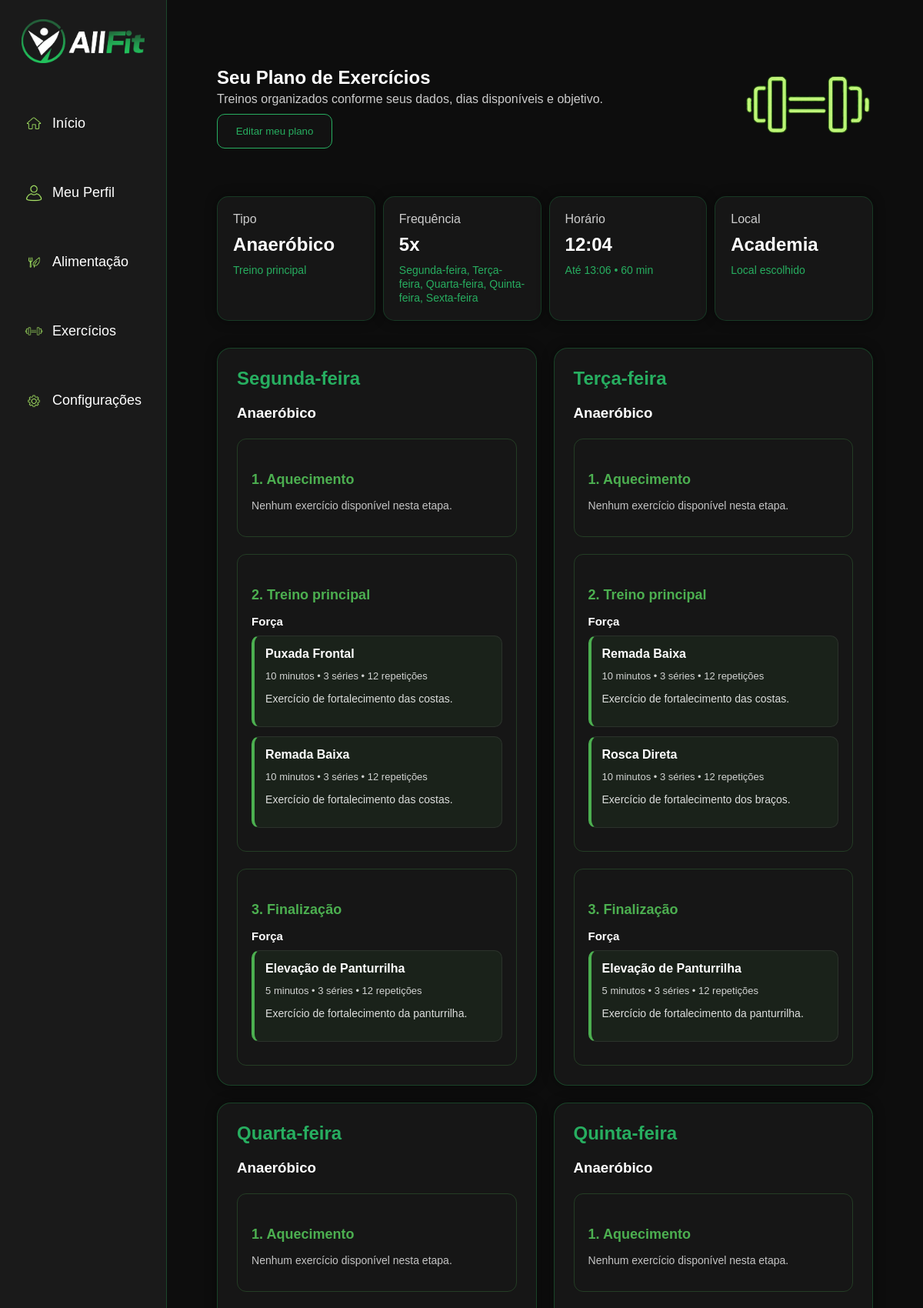
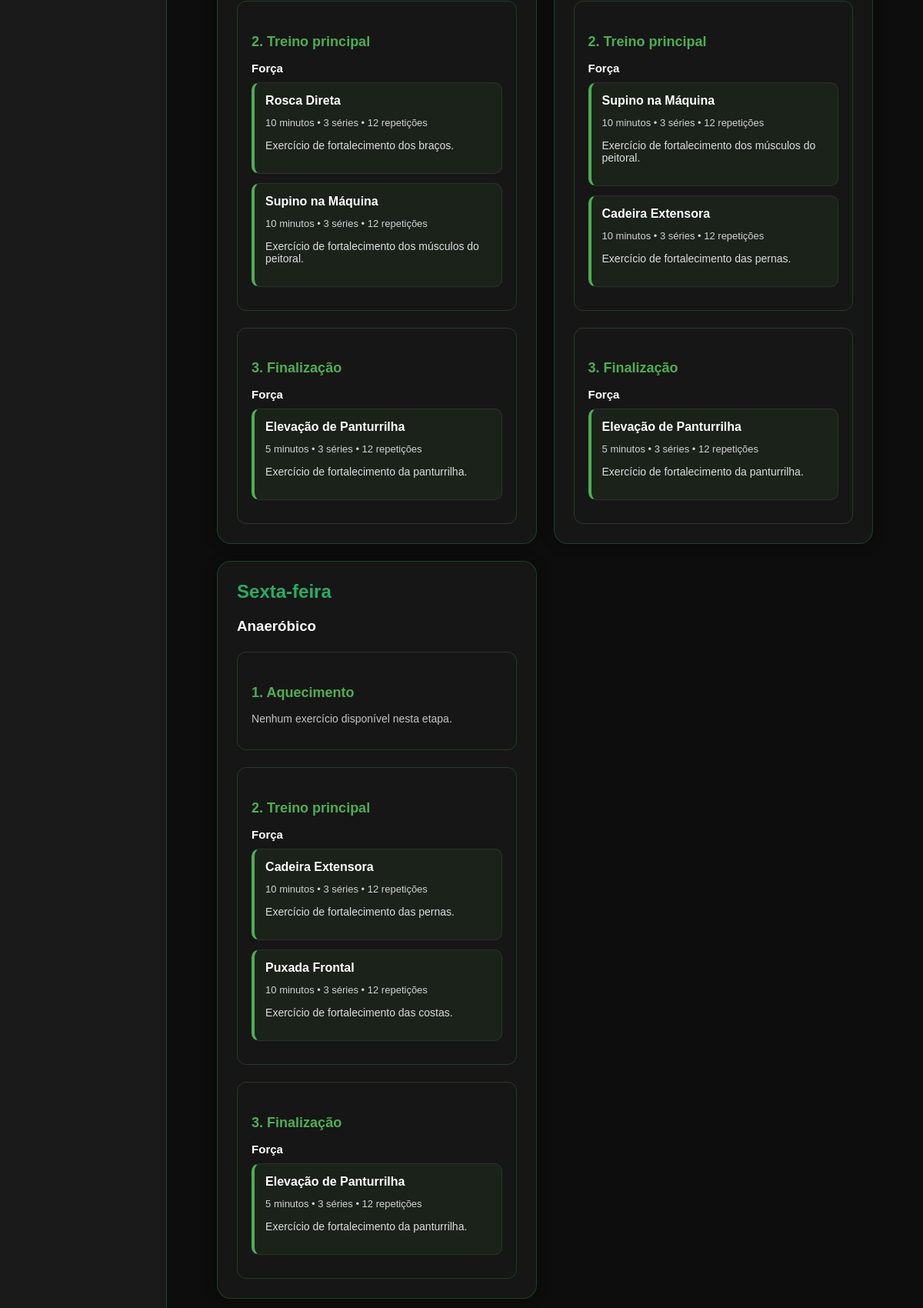
The app's page /rotina_exercicios.php (signed in, upper part) with its own data (2 pictures, top to bottom).
### tables this page shows
CREATE TABLE IF NOT EXISTS `treinos` (
  `id_treino` int(11) NOT NULL AUTO_INCREMENT,
  `id_usuario` int(11) NOT NULL,
  `tipo_exercicio` varchar(30) NOT NULL,
  `horario_inicio` time NOT NULL,
  `horario_fim` time NOT NULL,
  `duracao` int(11) NOT NULL,
  `local` varchar(30) NOT NULL,
  `dias_treino` varchar(100) NOT NULL,
  `dias_total` int(11) NOT NULL,
  PRIMARY KEY (`id_treino`)
);

CREATE TABLE IF NOT EXISTS `exercicios` (
  `id_exercicio` int(11) NOT NULL AUTO_INCREMENT,
  `nome` varchar(100) NOT NULL,
  `descricao` text,
  `categoria` varchar(50) NOT NULL,
  `tipo_exercicio` varchar(30) NOT NULL,
  `local` varchar(30) NOT NULL,
  `duracao_minutos` int(11) DEFAULT NULL,
  `series` int(11) DEFAULT NULL,
  `repeticoes` int(11) DEFAULT NULL,
  `etapa_treino` varchar(30) NOT NULL DEFAULT 'principal',
  PRIMARY KEY (`id_exercicio`)
);

### rotina_exercicios.php (the view, shortened to what the rows shown need)
<?php
$id_usuario = intval($_SESSION["id_usuario"]);
$sqlTreino = mysql_query("
    SELECT *
    FROM treinos
    WHERE id_usuario = '$id_usuario'
    ORDER BY id_treino DESC
    LIMIT 1
");
$temTreino = false;
if (mysql_num_rows($sqlTreino) > 0) {
    $treino = mysql_fetch_assoc($sqlTreino);
    $tipo = $treino["tipo_exercicio"];
    $horarioInicio = $treino["horario_inicio"];
    $horarioFim = $treino["horario_fim"];
    $duracao = $treino["duracao"];
    $local = $treino["local"];
    $diasTreino = $treino["dias_treino"];
    $temTreino = true;
}
$dias = array();
if ($temTreino && $diasTreino != "") {
    $dias = explode(", ", $diasTreino);
}
$nomesDias = array(
    "segunda" => "Segunda-feira",
    "terca" => "Terça-feira",
    "quarta" => "Quarta-feira",
    "quinta" => "Quinta-feira",
    "sexta" => "Sexta-feira"
);
$nomesLocal = array(
    "casa" => "Em casa",
    "academia" => "Academia",
    "ar_livre" => "Ao ar livre"
);
$etapasTreino = array(
    "aquecimento" => "Aquecimento",
    "principal" => "Treino principal",
    "finalizacao" => "Finalização"
);
$iconesEtapas = array(
    "aquecimento" => "1",
    "principal" => "2",
    "finalizacao" => "3"
);
$exerciciosPorEtapa = array(
    "aquecimento" => array(),
    "principal" => array(),
    "finalizacao" => array()
);
if ($temTreino) {
    $tipoSQL = mysql_real_escape_string($tipo);
    $localSQL = mysql_real_escape_string($local);
    $filtroDificuldades = "";
    $sqlExercicios = mysql_query("
        SELECT *
        FROM exercicios e
        WHERE e.tipo_exercicio = '$tipoSQL'
        AND (
            e.local = '$localSQL'
            OR e.local = 'todos'
        )
        $filtroDificuldades
        ORDER BY e.etapa_treino, e.categoria, e.nome
    ");
    while ($exercicio = mysql_fetch_assoc($sqlExercicios)) {
        $etapa = $exercicio["etapa_treino"];
        $categoria = $exercicio["categoria"];
        if (!isset($exerciciosPorEtapa[$etapa][$categoria])) {
            $exerciciosPorEtapa[$etapa][$categoria] = array();
        }
        $exerciciosPorEtapa[$etapa][$categoria][] = $exercicio;
    }
}
$temExercicios = false;
foreach ($exerciciosPorEtapa as $categorias) {
    if (!empty($categorias)) {
        $temExercicios = true;
        break;
    }
}
?>
<!DOCTYPE html>
<html lang="pt-br">
<head>
    <link rel="stylesheet" href="Base_Style.css">
    <link rel="stylesheet" href="dashboardStyle.css">
</head>
<body>
<section class="dashboard">
    <div class="page-container">
        <main class="conteudo-dash">
            <div class="topo-dash">
                <div>
                    <div class="texto-topo">
                        <h1>Seu Plano de Exercícios</h1>
                    </div>
                </div>
            </div>
            <?php if (!$temTreino) { ?>
                <section class="resumo-exercicio">
                    <div class="dash-card">
                        <p>Tipo</p>
                        <h2>Não definido</h2>
                        <span>Sem rotina</span>
                    </div>
                    <div class="dash-card">
                        <p>Frequência</p>
                        <h2>--</h2>
                        <span>Sem rotina</span>
                    </div>
                    <div class="dash-card">
                        <p>Horário</p>
                        <h2>--</h2>
                        <span>Sem rotina</span>
                    </div>
                    <div class="dash-card">
                        <p>Local</p>
                        <h2>--</h2>
                        <span>Sem rotina</span>
                    </div>
                </section>
                <section class="area-treino">
                    <div
                        class="treino-card"
                        style="grid-column:1/-1;text-align:center;"
                    >
                        <h2>
                            Nenhum plano de exercícios cadastrado
                        </h2>
                        <p>
                            Crie sua rotina para receber
                            exercícios personalizados.
                        </p>
                        <br>
                        <a href="exercicio.php" class="primary-button">
                            Criar plano
                        </a>
                    </div>
                </section>
                <section class="orientacoes-treino">
                    <h2>Orientações do plano</h2>
                    <div class="orientacoes-grid">
                        <span>Nenhuma orientação disponível.</span>
                    </div>
                </section>
            <?php } else { ?>
                <section class="resumo-exercicio">
                    <div class="dash-card">
                        <p>Tipo</p>
                        <h2>
                            <?php echo htmlspecialchars($tipo); ?>
                        </h2>
                        <span>Treino principal</span>
                    </div>
                    <div class="dash-card">
                        <p>Frequência</p>
                        <h2>
                            <?php echo count($dias); ?>x
                        </h2>
                        <span>
                            <?php
                            $diasFormatados = array();
                            foreach ($dias as $dia) {
                                if (isset($nomesDias[$dia])) {
                                    $diasFormatados[] = $nomesDias[$dia];
                                }
                            }
                            echo htmlspecialchars(
                                implode(", ", $diasFormatados)
                            );
                            ?>
                        </span>
                    </div>
                    <div class="dash-card">
                        <p>Horário</p>
                        <h2>
                            <?php echo htmlspecialchars(substr($horarioInicio, 0, 5)); ?>
                        </h2>
                        <span>
                            Até
                            <?php echo htmlspecialchars(substr($horarioFim, 0, 5)); ?>
                            •
                            <?php echo htmlspecialchars($duracao); ?> min
                        </span>
                    </div>
                    <div class="dash-card">
                        <p>Local</p>
                        <h2>
                            <?php
                            if (isset($nomesLocal[$local])) {
                                echo $nomesLocal[$local];
                            } else {
                                echo htmlspecialchars($local);
                            }
                            ?>
                        </h2>
                        <span>Local escolhido</span>
                    </div>
                </section>
                <section class="area-treino">
                    <?php $indiceDia = 0; ?>
                    <?php foreach ($dias as $dia) { ?>
                        <div class="treino-card">
                            <h2>
                                <?php
                                if (isset($nomesDias[$dia])) {
                                    echo $nomesDias[$dia];
                                } else {
                                    echo htmlspecialchars($dia);
                                }
                                ?>
                            </h2>
                            <h3>
                                <?php echo htmlspecialchars($tipo); ?>
                            </h3>
                            <?php if ($temExercicios) { ?>
                                <?php foreach ($etapasTreino as $etapa => $nomeEtapa) { ?>
                                    <div class="etapa-treino">
                                        <h4>
                                            <?php echo $iconesEtapas[$etapa]; ?>.
                                            <?php echo htmlspecialchars($nomeEtapa); ?>
                                        </h4>
                                        <?php
                                        $categoriasEtapa =
                                            $exerciciosPorEtapa[$etapa];
                                        ?>
                                        <?php if (!empty($categoriasEtapa)) { ?>
                                            <?php foreach (
                                                $categoriasEtapa
                                                as $categoria => $listaExercicios
                                            ) { ?>
                                                <h5>
                                                    <?php
                                                    echo htmlspecialchars($categoria);
                                                    ?>
                                                </h5>
                                                <?php
                                                $totalExercicios =
                                                    count($listaExercicios);
                                                $quantidadeExibir = min(
                                                    2,
                                                    $totalExercicios
                                                );
                                                $inicioCategoria = (
                                                    $indiceDia +
                                                    ($etapa == "principal" ? 1 : 0)
                                                ) % $totalExercicios;
                                                for (
                                                    $i = 0;
                                                    $i < $quantidadeExibir;
                                                    $i++
                                                ) {
                                                    $posicao = (
                                                        $inicioCategoria + $i
                                                    ) % $totalExercicios;
                                                    $exercicio =
                                                        $listaExercicios[$posicao];
                                                ?>
                                                    <div class="exercicio-item">
                                                        <b>
                                                            <?php
                                                            echo htmlspecialchars(
                                                                $exercicio["nome"]
                                                            );
                                                            ?>
                                                        </b>
                                                        <span>
                                                            <?php if (
                                                                $exercicio["duracao_minutos"] > 0
                                                            ) { ?>
                                                                <?php
                                                                echo intval(
                                                                    $exercicio["duracao_minutos"]
                                                                );
                                                                ?> minutos
                                                            <?php } ?>
                                                            <?php if (
                                                                $exercicio["series"] > 0
                                                            ) { ?>
                                                                •
                                                                <?php
                                                                echo intval(
                                                                    $exercicio["series"]
                                                                );
                                                                ?> séries
                                                            <?php } ?>
                                                            <?php if (
                                                                $exercicio["repeticoes"] > 0
                                                            ) { ?>
                                                                •
                                                                <?php
                                                                echo intval(
                                                                    $exercicio["repeticoes"]
                                                                );
                                                                ?> repetições
                                                            <?php } ?>
                                                        </span>
                                                        <?php if (
                                                            !empty($exercicio["descricao"])
                                                        ) { ?>
                                                            <p>
                                                                <?php
                                                                echo htmlspecialchars(
                                                                    $exercicio["descricao"]
                                                                );
                                                                ?>
                                                            </p>
                                                        <?php } ?>
                                                    </div>
                                                <?php } ?>
                                            <?php } ?>
                                        <?php } else { ?>
                                            <p class="sem-exercicios-etapa">
                                                Nenhum exercício disponível
                                                nesta etapa.
                                            </p>
                                        <?php } ?>
                                    </div>
                                <?php } ?>
                            <?php } ?>
                        </div>
                        <?php $indiceDia++; ?>
                    <?php } ?>
                </section>
            <?php } ?>
        </main>
    </div>
</section>
</body>
</html>

### records on screen
treinos: tipo_exercicio "Anaeróbico", dias_treino "5", horario_inicio "12:04", horario_fim "13:06", duracao "60", local "Academia", dias_treino "Segunda-feira", dias_treino "Terça-feira", dias_treino "Quarta-feira", dias_treino "Quinta-feira", dias_treino "Sexta-feira"
exercicios: etapa_treino "2", categoria "Força", nome "Supino na Máquina", duracao_minutos "10", series "3", repeticoes "12", descricao "Exercício de fortalecimento dos músculos do peitoral."
exercicios: nome "Elevação de Panturrilha", duracao_minutos "5", series "3", repeticoes "12", descricao "Exercício de fortalecimento da panturrilha."

### other values on screen
implode(", ", $diasFormatados) "Segunda-feira, Terça-feira, Quarta-feira, Quinta-feira, Sexta-feira"
$iconesEtapas[$etapa] "1"
$nomeEtapa "Aquecimento"
$nomeEtapa "Treino principal"
$exercicio["nome"] "Puxada Frontal"
$exercicio["duracao_minutos"] "10"
$exercicio["series"] "3"
$exercicio["repeticoes"] "12"
$exercicio["descricao"] "Exercício de fortalecimento das costas."
$exercicio["nome"] "Remada Baixa"
$iconesEtapas[$etapa] "3"
$nomeEtapa "Finalização"
$exercicio["nome"] "Rosca Direta"
$exercicio["descricao"] "Exercício de fortalecimento dos braços."
$exercicio["nome"] "Cadeira Extensora"
